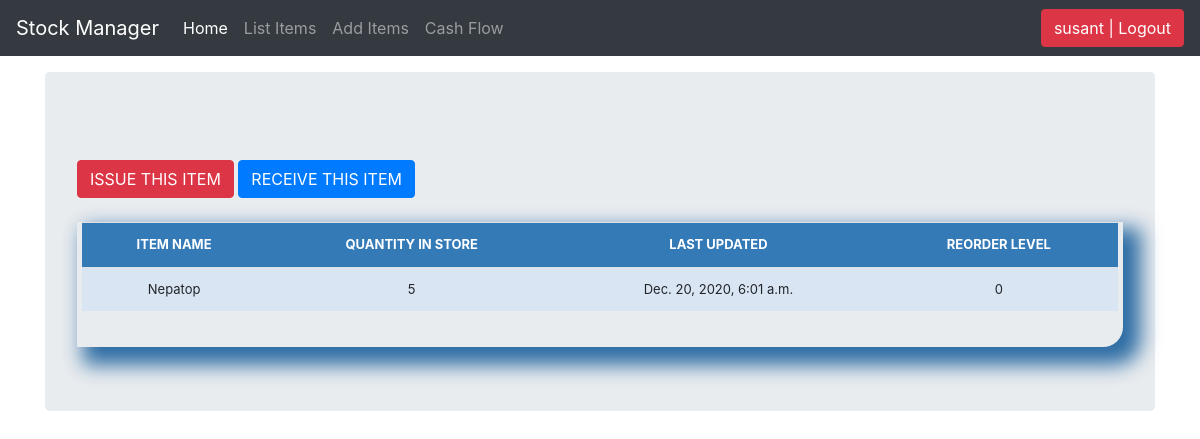
The app's page /stock_detail/6/ (signed in) with its own data.
### stockmgmgt/models.py (models this page shows, shortened)
class Stock(models.Model):
    category = models.ForeignKey(Category, on_delete=models.CASCADE, blank=True)
    item_name = models.CharField(max_length=50, blank=True, null=True)
    quantity = models.IntegerField(default='0', blank=True, null=True)
    receive_quantity = models.IntegerField(default='0', blank=True, null=True)
    receive_by = models.CharField(max_length=50, blank=True, null=True)
    issue_quantity = models.IntegerField(default='0', blank=True, null=True)
    issue_by = models.CharField(max_length=50, blank=True, null=True)
    issue_to = models.CharField(max_length=50, blank=True, null=True)
    phone_number = models.CharField(max_length=50, blank=True, null=True)
    created_by = models.CharField(max_length=50, blank=True, null=True)
    reorder_level = models.IntegerField(default='0', blank=True, null=True)
    last_updated = models.DateTimeField(auto_now_add=False, auto_now=True)
    time_stamp = models.DateTimeField(auto_now_add=True, auto_now=False)

### stockmgmgt/views.py (the view)
# urls.py: path('stock_detail/<str:pk>/', views.stock_detail, name="stock_detail"),
@login_required
def stock_detail(request, pk):
	queryset = Stock.objects.get(id=pk)
	context = {
		"queryset": queryset,
	}
	return render(request, "stock_detail.html", context)

### stockmgmgt/templates/stock_detail.html (shortened to what this page needs)
{% load static %}
{% load crispy_forms_tags %}
<!DOCTYPE html>
<html lang="en">
  <head>
<link href="{% static 'css/stylesheet.css' %}" rel="stylesheet">
<link href="{% static 'css/bootstrap.min.css' %}" rel="stylesheet">
    <link href="{% static 'css/navbar-top-fixed.css' %}" rel="stylesheet">  </head>
  <body>
  {% include 'navbar.html' %}
<main role="main" class="container">
  <div class="jumbotron">
    <br>
        <a href="{% url 'issue_items' queryset.id %}"><div class='btn btn-danger'>ISSUE THIS ITEM</div></a>
        <a href="{% url 'receive_items' queryset.id %}"><div class='btn btn-primary'>RECEIVE THIS ITEM</div></a>
        <br><br>
        <div class="display_table">
          <table class='table'>
                  <tr>
                    <th>ITEM NAME</th>
                    <th>QUANTITY IN STORE</th>
                    <th>LAST UPDATED</th>
                    <th>REORDER LEVEL</th>
                  </tr>
                  <tr>
                    <td>{{queryset.item_name}}</td>
                    <td>{{queryset.quantity}}</td>
                    <td>{{queryset.last_updated}}</td>
                    <td>{{queryset.reorder_level}}</td>
                  </tr>
          </table>
        </div>
  </div>
</main>
</body>
</html>

### stockmgmgt/templates/navbar.html (shortened to what this page needs)
 <nav class="navbar navbar-expand-md navbar-dark fixed-top bg-dark">
  <a class="navbar-brand" href="/">Stock Manager</a>
  <div class="collapse navbar-collapse" id="navbarCollapse">
    <ul class="navbar-nav mr-auto">
      <li class="nav-item active">
        <a class="nav-link" href="/">Home <span class="sr-only">(current)</span></a>
      </li>
      {% if request.user.is_authenticated %}
        <li class="nav-item">
          <a class="nav-link" href="/list_items">List Items</a>
        </li>
        <li class="nav-item">
          <a class="nav-link" href="/add_items">Add Items</a>
        </li>
        <li class="nav-item">
            <a class="nav-link" href="/cash_flow">Cash Flow</a>
        </li>
      {% endif %}
    </ul>
     <ul class="navbar-nav">
        {% if request.user.is_authenticated %}
        <li><a href="/accounts/logout"><button class="btn btn-danger">{{ user }} | Logout</button></a></li>
        {% else %}
        <li><a href="/accounts/login">Login</a></li>
        {% endif %}
    </ul>
  </div>
</nav>

### stockmgmgt/static/css/stylesheet.css (style rules this page uses)
body { background-color: #34eb6b; }
.table { font-size: 13px; text-align: center; width: 95%; margin: auto; }
.table tr:nth-child(odd) { background: #B8CAE4 }
.table tr:nth-child(even) { background: #dae5f4 }
th { background-color: #337ab7; color: white; }
.display_table { border-bottom-right-radius: 20px; padding-left: 5px; padding-right: 5px; padding-bottom: 20px; box-shadow: 12px 12px 20px 6px #2e6da4; }

### stockmgmgt/static/css/navbar-top-fixed.css (style rules this page uses)
body { min-height: 75rem; padding-top: 4.5rem; }

### records on screen
Stock: item_name "Nepatop", quantity "5", last_updated "Dec. 20, 2020, 6:01 a.m.", reorder_level "0"

### other values on screen
{{ user }} "susant"
